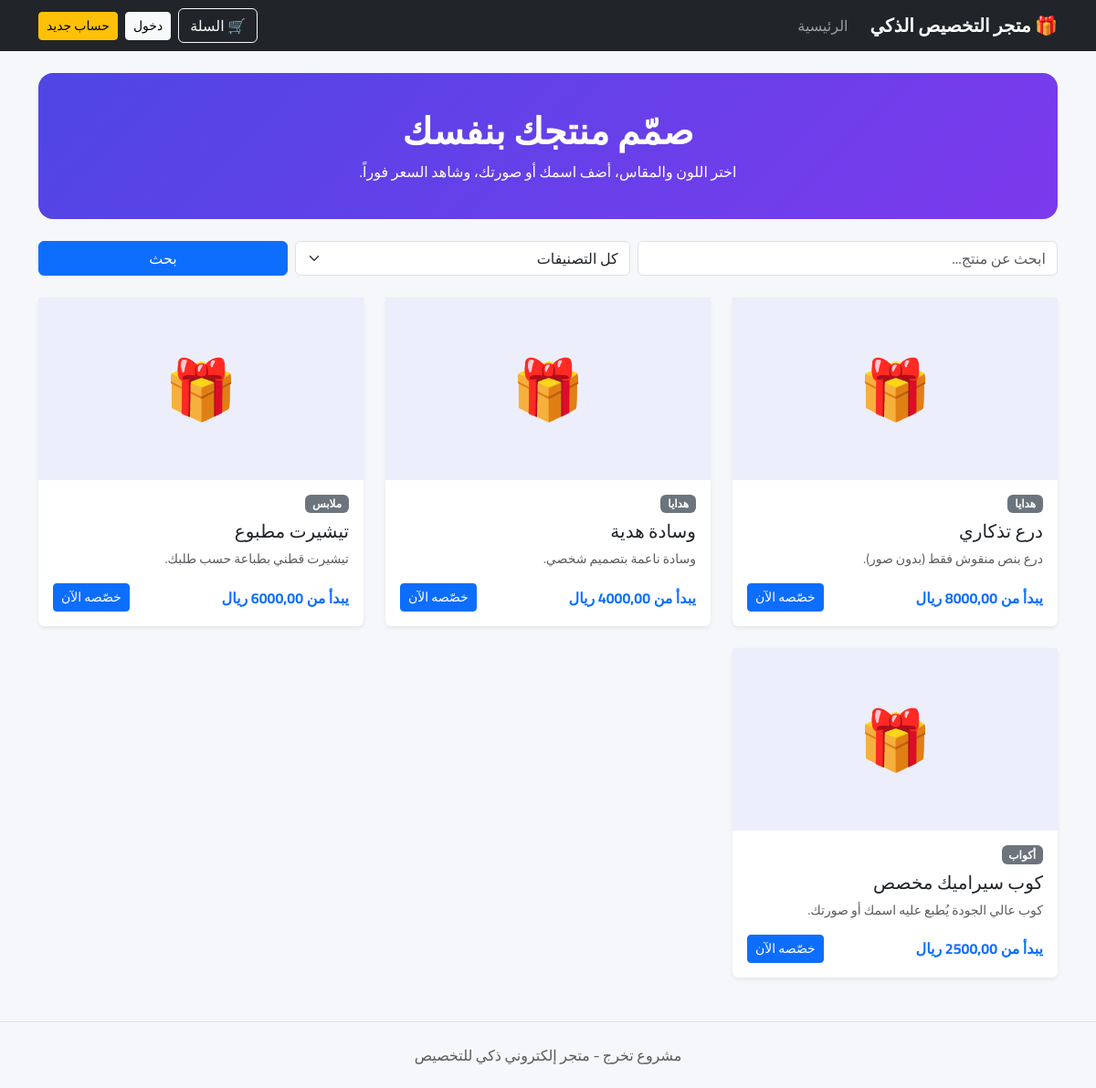
The page / on the database its author committed.
### store/models.py (models this page shows, shortened)
class Product(models.Model):
    category = models.ForeignKey(
        Category, on_delete=models.PROTECT,  # PROTECT: يمنع حذف تصنيف فيه منتجات
        related_name='products', verbose_name='التصنيف')
    name = models.CharField('اسم المنتج', max_length=200)
    description = models.TextField('الوصف', blank=True)
    base_price = models.DecimalField(
        'السعر الأساسي', max_digits=10, decimal_places=2,
        validators=[MinValueValidator(Decimal('0'))])
    image = models.ImageField('صورة المنتج', upload_to='products/', blank=True)
    allow_custom_text = models.BooleanField('يسمح بنص مخصص', default=True)
    allow_custom_image = models.BooleanField('يسمح برفع صورة', default=True)
    is_active = models.BooleanField('معروض في المتجر', default=True)
    created_at = models.DateTimeField('تاريخ الإضافة', auto_now_add=True)
    class Meta:
        verbose_name = 'منتج'
        verbose_name_plural = 'المنتجات'
        ordering = ['-created_at']

class Category(models.Model):
    name = models.CharField('اسم التصنيف', max_length=100, unique=True)
    description = models.TextField('الوصف', blank=True)
    class Meta:
        verbose_name = 'تصنيف'
        verbose_name_plural = 'التصنيفات'
        ordering = ['name']

### store/views.py (the view)
# urls.py: path('', views.home, name='home'),
def home(request):
    products = Product.objects.filter(is_active=True).select_related('category')
    category_id = request.GET.get('category', '')
    if category_id.isdigit():
        products = products.filter(category_id=category_id)
    query = request.GET.get('q', '').strip()
    if query:
        products = products.filter(name__icontains=query)
    context = {
        'products': products,
        'categories': Category.objects.all(),
        'selected_category': int(category_id) if category_id.isdigit() else None,
        'query': query,
    }
    return render(request, 'store/home.html', context)

### store/cart.py (called while the page is built)
    def __len__(self):
        return sum(item['quantity'] for item in self.data.values())

### store/context_processors.py (called while the page is built)
def store_globals(request):
    return {
        'cart_count': len(Cart(request)),
        'CURRENCY': settings.CURRENCY,
    }

### templates/store/home.html (shortened to what this page needs)
{% extends 'base.html' %}
{% block content %}
<div class="hero mb-4 text-center">
  <h1 class="fw-bold">صمّم منتجك بنفسك</h1>
  <p class="mb-0">اختر اللون والمقاس، أضف اسمك أو صورتك، وشاهد السعر فوراً.</p>
</div>
<form method="get" class="row g-2 mb-4">
  <div class="col-md-5">
    <input type="text" name="q" value="{{ query }}" class="form-control" placeholder="ابحث عن منتج...">
  </div>
  <div class="col-md-4">
    <select name="category" class="form-select">
      <option value="">كل التصنيفات</option>
    </select>
  </div>
  <div class="col-md-3 d-grid"><button class="btn btn-primary">بحث</button></div>
</form>
<div class="row row-cols-1 row-cols-sm-2 row-cols-lg-3 g-4">
  {% for product in products %}
    <div class="col">
      <div class="card product-card h-100 shadow-sm">
        {% if product.image %}
          <img src="{{ product.image.url }}" class="product-img card-img-top" alt="{{ product.name }}">
        {% else %}
          <div class="img-placeholder">🎁</div>
        {% endif %}
        <div class="card-body d-flex flex-column">
          <span class="badge bg-secondary align-self-start mb-2">{{ product.category.name }}</span>
          <h5 class="card-title">{{ product.name }}</h5>
          <p class="text-muted small flex-grow-1">{{ product.description|truncatechars:80 }}</p>
          <div class="d-flex justify-content-between align-items-center">
            <span class="fw-bold text-primary">يبدأ من {{ product.base_price|floatformat:2 }} {{ CURRENCY }}</span>
            <a href="{% url 'store:product_detail' product.pk %}" class="btn btn-sm btn-primary">خصّصه الآن</a>
          </div>
        </div>
      </div>
    </div>
  {% empty %}
    <div class="col-12"><div class="alert alert-info">لا توجد منتجات مطابقة.</div></div>
  {% endfor %}
</div>
{% endblock %}

### static/css/style.css (style rules this page uses)
body { font-family: 'Cairo', sans-serif; background: #f6f7fb; }
.hero { background: linear-gradient(135deg, #4f46e5, #7c3aed); color: #fff; border-radius: 1rem; padding: 2.5rem 1.5rem; }
.product-card { transition: transform .15s, box-shadow .15s; border: 0; }
.img-placeholder { height: 200px; display: flex; align-items: center; justify-content: center; font-size: 4rem; background: #eceefb; }

### rows shown on the page
Product: category.name "هدايا", name "درع تذكاري", description "درع بنص منقوش فقط (بدون صور).", CURRENCY "ريال"
Product: category.name "هدايا", name "وسادة هدية", description "وسادة ناعمة بتصميم شخصي.", CURRENCY "ريال"
Product: category.name "ملابس", name "تيشيرت مطبوع", description "تيشيرت قطني بطباعة حسب طلبك.", CURRENCY "ريال"
Product: category.name "أكواب", name "كوب سيراميك مخصص", description "كوب عالي الجودة يُطبع عليه اسمك أو صورتك.", CURRENCY "ريال"
